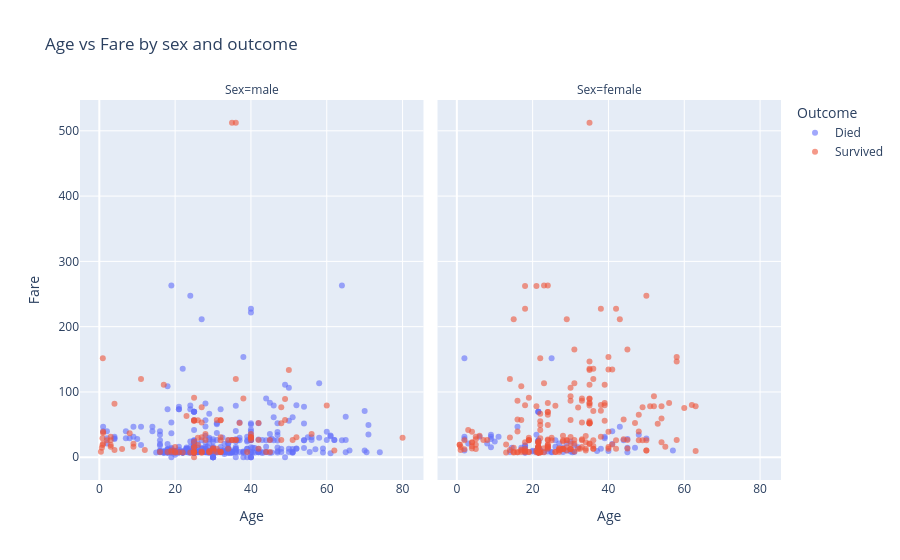

Write notebook code for a chart like this one.
### Markdown cell above
#### an interactive plotly chart

### Code cell
outcome = df_clean['Survived'].map({0: 'Died', 1: 'Survived'})

fig = px.scatter(df_clean, x='Age', y='Fare', color=outcome, facet_col='Sex',
                 opacity=0.6, labels={'color': 'Outcome'},
                 title="Age vs Fare by sex and outcome")
fig.show()

### Figure 1 — Plotly figure (JSON) as saved in the notebook; plotly's stock layout.template omitted (floating-point values rounded to 4 significant figures; data arrays with more than 128 entries replaced by an {"elided": "..."} marker saying what was removed)
{"data": [{"hovertemplate": "Outcome=Died<br>Sex=male<br>Age=%{x}<br>Fare=%{y}<extra></extra>", "legendgroup": "Died", "marker": {"color": "#636efa", "opacity": 0.6, "symbol": "circle"}, "mode": "markers", "name": "Died", "orientation": "v", "showlegend": true, "type": "scatter", "x": {"elided": "468 float values"}, "xaxis": "x", "y": {"elided": "468 float values"}, "yaxis": "y"}, {"hovertemplate": "Outcome=Died<br>Sex=female<br>Age=%{x}<br>Fare=%{y}<extra></extra>", "legendgroup": "Died", "marker": {"color": "#636efa", "opacity": 0.6, "symbol": "circle"}, "mode": "markers", "name": "Died", "orientation": "v", "showlegend": false, "type": "scatter", "x": [14.0, 31.0, 8.0, 18.0, 40.0, 27.0, 18.0, 16.0, 28.0, 14.5, 20.0, 17.0, 2.0, 47.0, 21.5, 9.0, 45.0, 50.0, 21.5, 24.0, 2.0, 21.5, 21.5, 21.5, 25.0, 29.0, 41.0, 21.5, 45.0, 24.0, 2.0, 26.0, 38.0, 45.0, 3.0, 31.0, 21.0, 20.0, 21.5, 21.5, 10.0, 28.0, 21.0, 22.0, 21.5, 25.0, 21.0, 21.5, 37.0, 30.0, 9.0, 11.0, 21.5, 29.0, 21.5, 21.5, 39.0, 26.0, 9.0, 41.0, 2.0, 18.0, 32.0, 43.0, 21.5, 18.0, 25.0, 48.0, 30.5, 57.0, 21.5, 30.0, 18.0, 6.0, 23.0, 9.0, 44.0, 21.5, 22.0, 39.0, 21.5], "xaxis": "x2", "y": [7.854, 18.0, 21.07, 18.0, 9.475, 21.0, 17.8, 46.9, 7.896, 14.45, 9.825, 14.46, 31.27, 14.5, 15.25, 34.38, 27.9, 28.71, 69.55, 13.0, 10.46, 25.47, 7.55, 14.45, 7.775, 10.46, 20.21, 7.75, 7.75, 8.85, 151.6, 26.0, 13.0, 14.45, 21.07, 7.854, 9.825, 8.662, 25.47, 8.05, 24.15, 14.4, 34.38, 9.838, 25.47, 151.6, 7.75, 7.629, 9.588, 8.662, 31.27, 31.27, 8.05, 21.07, 14.46, 7.75, 31.27, 16.1, 27.9, 39.69, 27.9, 6.75, 15.5, 46.9, 8.137, 14.45, 7.925, 34.38, 7.75, 10.5, 69.55, 24.15, 7.775, 31.27, 7.925, 15.25, 26.0, 69.55, 10.52, 29.12, 23.45], "yaxis": "y2"}, {"hovertemplate": "Outcome=Survived<br>Sex=male<br>Age=%{x}<br>Fare=%{y}<extra></extra>", "legendgroup": "Survived", "marker": {"color": "#EF553B", "opacity": 0.6, "symbol": "circle"}, "mode": "markers", "name": "Survived", "orientation": "v", "showlegend": true, "type": "scatter", "x": [30.0, 34.0, 28.0, 25.0, 40.0, 25.0, 32.0, 0.83, 29.0, 23.0, 25.0, 12.0, 24.0, 27.0, 9.0, 1.0, 45.0, 3.0, 18.0, 26.0, 40.0, 16.0, 38.0, 19.0, 37.0, 3.0, 25.0, 25.0, 19.0, 30.0, 42.0, 40.0, 25.0, 0.92, 45.0, 2.0, 3.0, 25.0, 36.0, 21.0, 39.0, 3.0, 44.0, 32.0, 28.0, 25.0, 4.0, 34.0, 52.0, 49.0, 29.0, 48.0, 25.0, 9.0, 40.0, 26.0, 29.0, 36.0, 32.0, 30.0, 8.0, 17.0, 22.0, 32.0, 62.0, 36.0, 32.0, 60.0, 49.0, 35.0, 27.0, 42.0, 20.0, 80.0, 32.0, 25.0, 48.0, 56.0, 50.0, 20.0, 31.0, 36.0, 27.0, 31.0, 25.0, 35.0, 42.0, 25.0, 48.0, 27.0, 35.0, 40.0, 31.0, 6.0, 0.67, 20.0, 1.0, 11.0, 0.42, 27.0, 27.0, 1.0, 25.0, 0.83, 32.0, 40.0, 51.0, 4.0, 26.0], "xaxis": "x", "y": [13.0, 13.0, 35.5, 7.229, 35.5, 15.25, 56.5, 29.0, 9.5, 63.36, 7.775, 11.24, 7.142, 7.796, 20.52, 39.0, 26.55, 26.0, 8.05, 18.79, 31.0, 8.05, 90.0, 10.5, 52.55, 31.39, 7.775, 0.0, 8.05, 9.5, 13.0, 30.5, 23.25, 151.6, 8.05, 26.0, 15.9, 55.44, 120.0, 7.796, 7.925, 18.75, 7.925, 8.05, 26.55, 8.113, 81.86, 26.55, 30.5, 89.1, 7.896, 26.55, 91.08, 15.9, 26.55, 56.5, 7.75, 26.29, 26.0, 13.86, 36.75, 110.9, 7.225, 7.854, 10.5, 26.39, 7.925, 79.2, 56.93, 26.55, 30.5, 52.55, 15.74, 30.0, 30.5, 56.5, 76.73, 35.5, 133.7, 7.925, 13.0, 512.3, 76.73, 57.0, 56.5, 26.29, 26.29, 15.25, 52.0, 53.1, 512.3, 30.0, 7.925, 12.47, 14.5, 7.229, 20.57, 120.0, 8.517, 6.975, 8.662, 37.0, 7.75, 18.75, 56.5, 29.7, 26.55, 11.13, 30.0], "yaxis": "y"}, {"hovertemplate": "Outcome=Survived<br>Sex=female<br>Age=%{x}<br>Fare=%{y}<extra></extra>", "legendgroup": "Survived", "marker": {"color": "#EF553B", "opacity": 0.6, "symbol": "circle"}, "mode": "markers", "name": "Survived", "orientation": "v", "showlegend": false, "type": "scatter", "x": {"elided": "233 float values"}, "xaxis": "x2", "y": {"elided": "233 float values"}, "yaxis": "y2"}], "layout": {"annotations": [{"font": {}, "showarrow": false, "text": "Sex=male", "x": 0.245, "xanchor": "center", "xref": "paper", "y": 1, "yanchor": "bottom", "yref": "paper"}, {"font": {}, "showarrow": false, "text": "Sex=female", "x": 0.755, "xanchor": "center", "xref": "paper", "y": 1, "yanchor": "bottom", "yref": "paper"}], "legend": {"title": {"text": "Outcome"}, "tracegroupgap": 0}, "title": {"text": "Age vs Fare by sex and outcome"}, "xaxis": {"anchor": "y", "domain": [0, 0.49], "title": {"text": "Age"}}, "xaxis2": {"anchor": "y2", "domain": [0.51, 1], "matches": "x", "title": {"text": "Age"}}, "yaxis": {"anchor": "x", "domain": [0, 1], "title": {"text": "Fare"}}, "yaxis2": {"anchor": "x2", "domain": [0, 1], "matches": "y", "showticklabels": false}}}
